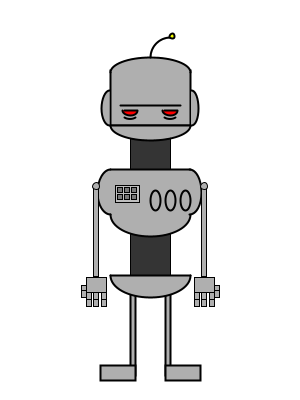
Frame 1 (no input)
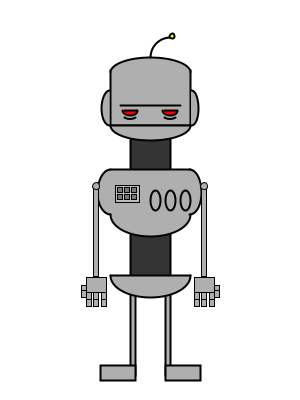
Frame 60 (the mouse pressed at the canvas centre just before this capture)
Frame 120 (the mouse held since frame 60 and released just before this capture): identical to frame 60, image omitted

The Processing sketch that drew these frames (run headless with seeded random() and noise(); from frame 60 on, the mouse is pressed at the canvas centre):

// Processing sketch: processing_20742
// ── processing_20742.pde

Latete latete1;
Torso torso1;
Bassin bassin1;
Colone colone1;





  


void setup () {
  size(300,400);
  latete1 = new Latete();
  torso1 = new Torso();
  bassin1 = new Bassin();
  colone1 = new Colone();
}

void draw () {
  background(255);
  
 
  



  
  colone1.display();
  latete1.display();
  torso1.display();
  bassin1.display();

  fill(175);
     ellipse(155, 200, 10, 20);
     if (keyPressed) {
    if(key == 'r' || key == 'R') {
      fill(255,0,0);
      ellipse(155, 200, 10, 20);
    }
     }
      fill(175);
     ellipse(170, 200, 10, 20);
     if (keyPressed) {
    if(key == 'g' || key == 'G') {
      fill(0,255,0);
      ellipse(170, 200, 10, 20);
    }
  }
  
  fill(175);
            ellipse(185, 200, 10, 20);
     if (keyPressed) {
    if(key == 'b' || key == 'B') {
      fill(0,0,255 );
      ellipse(185, 200, 10, 20);
    }
  }

}

class Colone {
  void display(){
  //colone
  fill(52,52,52);
  int x = 130;
  int y = 125;
  rect(x, y, 40, 165);//tron
  strokeWeight(1);//ligne_tron
  }
}


class Latete {
  //tete

  
  void display() {
    /*void shrink(){
     float y = 5;
float speed = 0.5;
y += speed;
if (y*/

     
      
    strokeWeight(2);
    fill(175,175,175);
    int x = 100;
    int y = 100;
    int w = 80;
    
    rect(x+10, y-30 ,w, 55);//tete
    arc(x+50, y-28 , w, 30, PI, TWO_PI);// cap
    arc(x+50, y+25, w, 30, 0, PI);//machoir
    line(x+10, y+25 , w+110, 125);//bouche
    //line(110, 120, 190, 120);
    fill(255,0,0);


    //Yeux_neutre
    
    
    arc (x+30, y+10, 15, 10, 0, PI);//oeil_gauche
    arc (x+70,y+10, 15, 10, 0, PI);//oeil_droit
    line( x+24, y+10, 136, 110); //sourcil_gauche
    line(x+64, y+10, 176, 110);//sourcil_droit
    line(x+20, y+5, 180, 105);//front_neutre


    //yeux_surpris
    /*
     line(120,100, 140,91);//sourcil_supris1
     line(160,91,180,100);//sourcil_surpris2
     ellipse(130,110,15, 15);//oeil_ouvert_gauche
     ellipse(170, 110,15,15);//oeil_ouvert_droit*/

    fill(175,175,175);
    arc(x+9, y+8, 15, 35, HALF_PI, PI+HALF_PI);//oreille_gauche  
    arc(x+91, y+8, 15, 35, PI+HALF_PI, TWO_PI+HALF_PI);//oreille_droite
    noFill();
    smooth();
    arc(x+30, y+14, 15,10,QUARTER_PI, HALF_PI+QUARTER_PI);//cerne_gauche
    arc(x+70, y+14, 15,10,QUARTER_PI, HALF_PI+QUARTER_PI);//cerne_droit
    arc(x+70, y-43, 40, 40, PI, PI+HALF_PI);//antenne_tige
    fill(245,255,0);
    ellipse(x+72, y-64, 5,5);//antenne_boule
    }
  }



class Torso {
  void display() {
    fill(175,175,175);
    noStroke();
    int x= 100;
    int y= 200;
    rect(x+10, y-30, 80, 45);//torso1
    stroke(2);
    arc(x+50, y+14, 80, 45, 0, PI);//torso2
    arc(x+10,y-8,25,45, HALF_PI, PI+HALF_PI);//epaule_ga
    arc(x+89,y-8,25, 45, PI+HALF_PI, TWO_PI+HALF_PI);//epaule_dr
    line(x+10,y-31, x+90, y-31);
    noFill();

//bras_gauche
    strokeWeight(1); 
    fill(175,175,175);
    stroke(1);
    rect(x-7, y-14,5, 90);
    rect(x-14,y+77, 20,15);
    rect(x-14, y+92, 5,7);
    rect(x-14,y+99, 5,7);
    rect(x-7, y+92,5,7);
    rect(x-7 ,y+99,5,7);
    rect(x+1,y+92, 5,7);
    rect(x+1, y+99,5,7);
    rect(x-19,y+85, 5,5);
    rect(x-19,y+90, 5,7);


    //bras_droit
    stroke(1);
    rect(x+101, y-14,5, 90);
    rect(x+94, y+77, 20,15);
    rect(x+94, y+92, 5,7);
    rect(x+94,y+99, 5,7);
    rect(x+101,y+92,5,7);
    rect(x+101,y+99,5,7);
    rect(x+109,y+92, 5,7);
    rect(x+109, y+99,5,7);
    rect(x+114,y+85, 5,5);
    rect(x+114,y+90, 5,7);
    ellipse(x+104, y-14,7,7);
    ellipse(x-4, y-14,7,7);

    //commands
    strokeWeight(1);
    fill(190,190,190);
    rect(x+15,y-15, 24, 17);
    fill(120,120,120);
    rect(x+17,y-13, 5, 5);
    rect(x+17, y-6, 5, 5);
    rect(x+24, y-13,5,5);
    rect(x+24,y-6,5,5);
    rect(x+31,y-13,5,5);
    rect(x+31,y-6,5,5);
   
  }
}

class Bassin {
 void display(){
  strokeWeight(2); 
   //les_jambes
  fill(175,175,175);
  rect(130, 290, 5, 85);//jambe_gauche
  rect(165, 290, 5, 85);//jambe_droite
  rect(100, 365, 35, 15);//pied_gauche
  rect(165, 365, 35, 15);//pied_droite
    //bassin
  fill(175,175,175);
  arc(150, 275, 80, 45, 0, PI);//bassin
  line(110, 275, 190, 275);//bassin_line
 
 }
}


 
